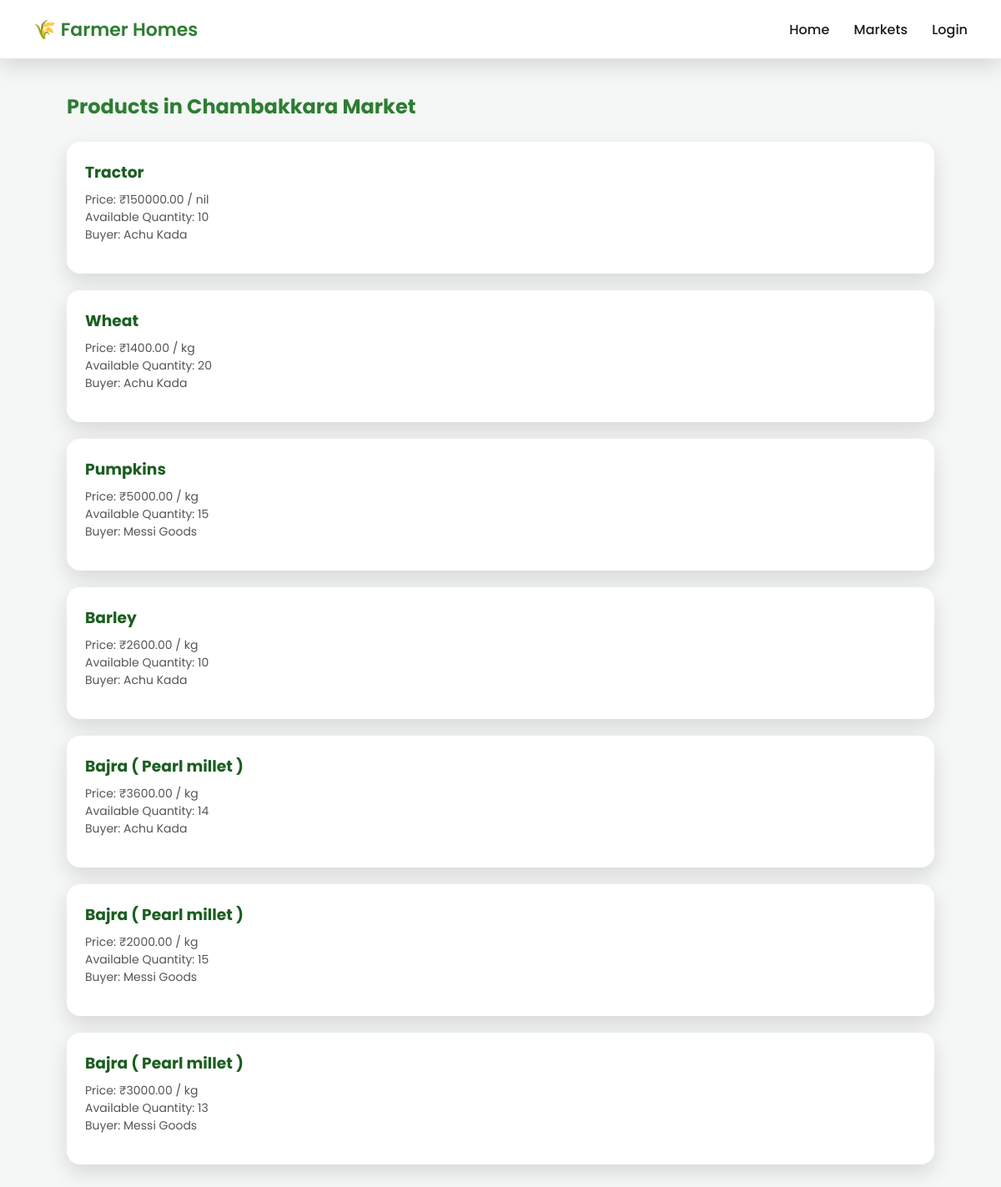
Page /markets/public/3/products/ on the committed database.
### markets/models.py (models this page shows, shortened)
class Market(models.Model):
    name = models.CharField(max_length=200)
    address = models.TextField()
    village = models.CharField(max_length=100)
    district = models.CharField(max_length=100)
    state = models.CharField(max_length=100)
    latitude = models.DecimalField(max_digits=9, decimal_places=6)
    longitude = models.DecimalField(max_digits=9, decimal_places=6)
    is_active = models.BooleanField(default=True)
    created_at = models.DateTimeField(auto_now_add=True)

### buyersapp/models.py (models this page shows, shortened)
class BuyerSellProduct(models.Model):
    buyer = models.ForeignKey(
        BuyerProfile,
        on_delete=models.CASCADE,
        related_name="shop_products"
    )
    market = models.ForeignKey(
    Market,
    on_delete=models.CASCADE,
    related_name="buyer_sell_products"
    )
    product = models.ForeignKey(
        Product,
        on_delete=models.CASCADE,
        related_name="sold_by_buyers"
    )
    price = models.DecimalField(max_digits=8, decimal_places=2)
    stock_quantity = models.PositiveIntegerField()
    unit = models.CharField(max_length=20, default="kg")
    is_available = models.BooleanField(default=True)
    created_at = models.DateTimeField(auto_now_add=True)

### products/models.py (models this page shows, shortened)
class Product(models.Model):
    SEASON_CHOICES = [
        ('Kharif', 'Kharif'),
        ('Rabi', 'Rabi'),
        ('Zaid', 'Zaid'),
        ('All', 'All Seasons'),
    ]
    name = models.CharField(max_length=120)
    category = models.ForeignKey(
        ProductCategory,
        on_delete=models.CASCADE,
        related_name="products"
    )
    season = models.CharField(
        max_length=20,
        choices=SEASON_CHOICES,
        default="All"
    )
    product_type = models.CharField(
        max_length=100,
        help_text="Hybrid, Organic, BT, Equipment Type"
    )
    description = models.TextField()
    image = models.ImageField(upload_to="products/", blank=True, null=True)
    price = models.DecimalField(
        max_digits=8,
        decimal_places=2,
        blank=True,
        null=True
    )
    is_active = models.BooleanField(default=True)
    created_at = models.DateTimeField(auto_now_add=True)

### farmersaccapp/models.py (models this page shows, shortened)
class BuyerProfile(models.Model):
    user = models.OneToOneField(
        AllUser,
        on_delete=models.CASCADE,
        related_name='buyer_profile'
    )
    business_name = models.CharField(max_length=150, blank=True, null=True)
    gst_number = models.CharField(max_length=30, blank=True, null=True)
    is_exporter = models.BooleanField(default=False)

### markets/views.py (the view)
# urls.py: path("public/<int:market_id>/products/", views.public_market_products, name="public_market_products"),
def public_market_products(request, market_id):
    market = get_object_or_404(Market, id=market_id, is_active=True)
    products = BuyerSellProduct.objects.filter(
        market=market,
        is_available=True
    ).select_related(
        "product",
        "buyer"
    )
    return render(request, "markets/public_market_products.html", {
        "market": market,
        "products": products
    })

### templates/markets/public_market_products.html (shortened to what this page needs)
<!DOCTYPE html>
<html lang="en">
<head>
</head>
<body>
    <div class="navbar">
        <div class="logo">🌾 Farmer Homes</div>
        <div>
            <a href="{% url 'home' %}">Home</a>
            <a href="{% url 'public_markets' %}">Markets</a>
            <a href="{% url 'login' %}">Login</a>
        </div>
    </div>
    <div class="container">
        <h2>Products in {{ market.name }}</h2>
        {% for item in products %}
        <div class="product-card">
            <h3>{{ item.product.name }}</h3>
            <p class="meta">
                Price: ₹{{ item.price }} / {{ item.unit }}<br>
                Available Quantity: {{ item.stock_quantity }} <br>
                Buyer: {{ item.buyer.business_name }}
            </p>
        </div>
        {% empty %}
        <p>No products available in this market.</p>
        {% endfor %}
    </div>
</body>
</html>

### templates/markets/public_market_products.html (style rules this page uses)
:root { --green: #2E7D32; --green-dark: #1B5E20; --bg: #F5F7F6; --dark: #1B1B1B; --radius: 16px; --shadow: 0 10px 25px rgba(0, 0, 0, 0.12); }
* { box-sizing: border-box; font-family: "Poppins", sans-serif; }
body { margin: 0; background: var(--bg); padding-top: 90px; }
.navbar { position: fixed; top: 0; width: 100%; height: 70px; background: rgba(255, 255, 255, 0.9); backdrop-filter: blur(12px); display: flex; align-items: center; justify-content: space-between; padding: 0 40px; box-shadow: var(--shadow); z-index: 1000; }
.navbar .logo { font-size: 22px; font-weight: 600; color: var(--green); }
.navbar a { text-decoration: none; color: var(--dark); margin-left: 25px; font-weight: 500; transition: all 0.2s ease; }
.container { max-width: 1100px; margin: auto; padding: 0 30px 50px; }
h2 { color: var(--green); margin-bottom: 25px; }
.product-card { background: white; padding: 22px; margin-bottom: 20px; border-radius: var(--radius); box-shadow: var(--shadow); transition: transform 0.3s ease; }
.product-card h3 { margin: 0; color: var(--green-dark); }
.meta { font-size: 14px; color: #555; margin-top: 8px; }

### rows in the picture
Market: name "Chambakkara Market"
BuyerSellProduct: product.name "Tractor", price "150000.00", unit "nil", stock_quantity "10", buyer.business_name "Achu Kada"
BuyerSellProduct: product.name "Wheat", price "1400.00", unit "kg", stock_quantity "20", buyer.business_name "Achu Kada"
BuyerSellProduct: product.name "Pumpkins", price "5000.00", unit "kg", stock_quantity "15", buyer.business_name "Messi Goods"
BuyerSellProduct: product.name "Barley", price "2600.00", unit "kg", stock_quantity "10", buyer.business_name "Achu Kada"
BuyerSellProduct: product.name "Bajra ( Pearl millet )", price "3600.00", unit "kg", stock_quantity "14", buyer.business_name "Achu Kada"
BuyerSellProduct: product.name "Bajra ( Pearl millet )", price "2000.00", unit "kg", stock_quantity "15", buyer.business_name "Messi Goods"
BuyerSellProduct: product.name "Bajra ( Pearl millet )", price "3000.00", unit "kg", stock_quantity "13", buyer.business_name "Messi Goods"
